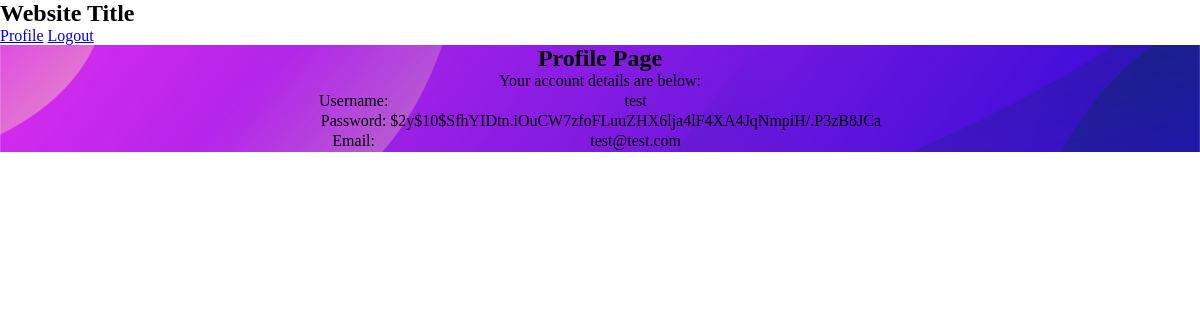
/cms/profile.php (signed in), run on the app's committed database.
### tables this page shows
CREATE TABLE `accounts` (
  `id` int(11) NOT NULL,
  `first_name` varchar(50) NOT NULL,
  `last_name` varchar(100) NOT NULL,
  `username` varchar(50) NOT NULL,
  `password` varchar(255) NOT NULL,
  `email` varchar(100) NOT NULL,
  `phone` varchar(20) NOT NULL,
  `activation_code` varchar(50) DEFAULT ''
);

### cms/profile.php (the view, shortened to what this page needs)
<?php
include 'setup.php';
$stmt = $conn->prepare('SELECT password, email FROM accounts WHERE id = ?');
$stmt->bind_param('i', $_SESSION['id']);
$stmt->execute();
$stmt->bind_result($password, $email);
?>
<!DOCTYPE html>
<html>
<head>
    <link href="style.css" rel="stylesheet" type="text/css">
</head>
<body class="loggedin">
    <nav class="navtop">
        <div>
            <h1>Website Title</h1>
            <a href="profile.php"><i class="fas fa-user-circle"></i>Profile</a>
            <a href="logout.php"><i class="fas fa-sign-out-alt"></i>Logout</a>
        </div>
    </nav>
      <div class="content">
        <h2>Profile Page</h2>
        <div>
            <p>Your account details are below:</p>
            <table>
                <tr>
                    <td>Username:</td>
                    <td><?= htmlspecialchars($_SESSION['name'], ENT_QUOTES) ?></td>
                </tr>
                <tr>
                    <td>Password:</td>
                    <td><?= htmlspecialchars($password, ENT_QUOTES) ?></td>
                </tr>
                <tr>
                    <td>Email:</td>
                    <td><?= htmlspecialchars($email, ENT_QUOTES) ?></td>
                </tr>
            </table>
        </div>
    </div>
</body>
</html>

### cms/css/style.css (style rules this page uses)
* { margin: 0; padding: 0; box-sizing: border-box; }
html, body { border: 0; margin: 0; padding: 0; width: 100%; height: 100%; }
body { overflow-x: hidden; }
.content { background-image: url('../img/homepage_bg.jpg'); background-size: cover; background-position: center; background-repeat: no-repeat; height: auto; display: flex; flex-direction: column; justify-content: center; align-items: center; text-align: center; }

### data on the page
accounts: password "$2y$10$SfhYIDtn.iOuCW7zfoFLuuZHX6lja4lF4XA4JqNmpiH/.P3zB8JCa", email "test@test.com"

### other printed values
$_SESSION['name'] "test"
